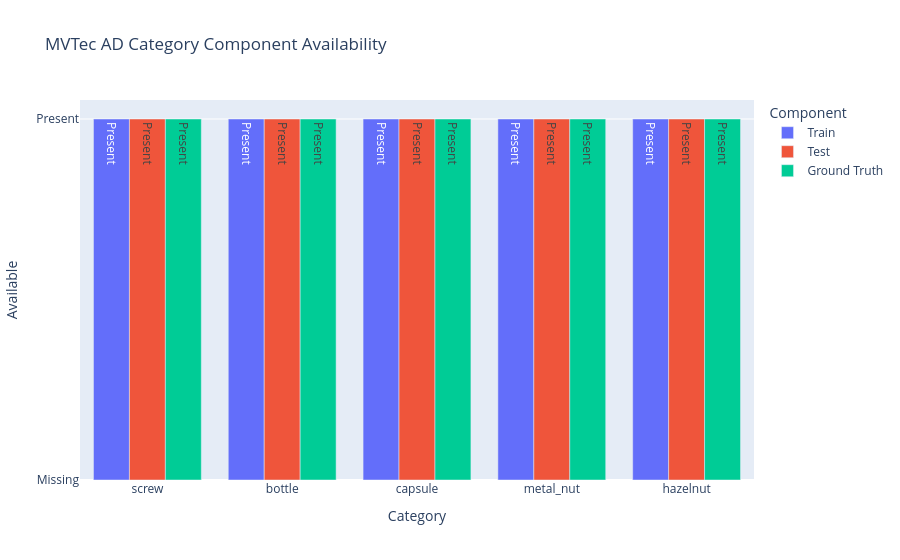

This figure's notebook cell:
### Markdown cell above
## Plotly — Category Availability

### Code cell
availability_plot_df = category_status_df.melt(
    id_vars="Category",
    value_vars=["Train", "Test", "Ground Truth"],
    var_name="Component",
    value_name="Available",
)

availability_plot_df["Available"] = (
    availability_plot_df["Available"].astype(int)
)

fig = px.bar(
    availability_plot_df,
    x="Category",
    y="Available",
    color="Component",
    barmode="group",
    text_auto=True,
    title="MVTec AD Category Component Availability",
    labels={
        "Available": "Available",
        "Category": "Category",
    },
)

fig.update_layout(
    yaxis=dict(
        tickmode="array",
        tickvals=[0, 1],
        ticktext=["Missing", "Present"],
    )
)

save_plotly_figure(
    fig,
    "MVTec AD Category Component Availability",
)
fig.show()

### Figure 1 — Plotly figure (JSON) as saved in the notebook; plotly's stock layout.template omitted (floating-point values rounded to 4 significant figures)
{"data": [{"alignmentgroup": "True", "hovertemplate": "Component=Train<br>Category=%{x}<br>Available=%{y}<extra></extra>", "legendgroup": "Train", "marker": {"color": "#636efa", "pattern": {"shape": ""}}, "name": "Train", "offsetgroup": "Train", "orientation": "v", "showlegend": true, "textposition": "auto", "texttemplate": "%{y}", "type": "bar", "x": ["screw", "bottle", "capsule", "metal_nut", "hazelnut"], "xaxis": "x", "y": [1, 1, 1, 1, 1], "yaxis": "y"}, {"alignmentgroup": "True", "hovertemplate": "Component=Test<br>Category=%{x}<br>Available=%{y}<extra></extra>", "legendgroup": "Test", "marker": {"color": "#EF553B", "pattern": {"shape": ""}}, "name": "Test", "offsetgroup": "Test", "orientation": "v", "showlegend": true, "textposition": "auto", "texttemplate": "%{y}", "type": "bar", "x": ["screw", "bottle", "capsule", "metal_nut", "hazelnut"], "xaxis": "x", "y": [1, 1, 1, 1, 1], "yaxis": "y"}, {"alignmentgroup": "True", "hovertemplate": "Component=Ground Truth<br>Category=%{x}<br>Available=%{y}<extra></extra>", "legendgroup": "Ground Truth", "marker": {"color": "#00cc96", "pattern": {"shape": ""}}, "name": "Ground Truth", "offsetgroup": "Ground Truth", "orientation": "v", "showlegend": true, "textposition": "auto", "texttemplate": "%{y}", "type": "bar", "x": ["screw", "bottle", "capsule", "metal_nut", "hazelnut"], "xaxis": "x", "y": [1, 1, 1, 1, 1], "yaxis": "y"}], "layout": {"barmode": "group", "legend": {"title": {"text": "Component"}, "tracegroupgap": 0}, "title": {"text": "MVTec AD Category Component Availability"}, "xaxis": {"anchor": "y", "domain": [0, 1], "title": {"text": "Category"}}, "yaxis": {"anchor": "x", "domain": [0, 1], "tickmode": "array", "ticktext": ["Missing", "Present"], "tickvals": [0, 1], "title": {"text": "Available"}}}}
